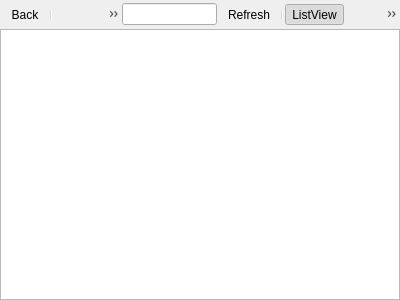
<?xml version="1.0" encoding="UTF-8"?>
<ui version="4.0">
 <class>ServerClientPane</class>
 <widget class="QWidget" name="ServerClientPane">
  <property name="geometry">
   <rect>
    <x>0</x>
    <y>0</y>
    <width>400</width>
    <height>300</height>
   </rect>
  </property>
  <property name="windowTitle">
   <string>Form</string>
  </property>
  <layout class="QVBoxLayout" name="verticalLayout">
   <property name="spacing">
    <number>0</number>
   </property>
   <property name="leftMargin">
    <number>0</number>
   </property>
   <property name="topMargin">
    <number>0</number>
   </property>
   <property name="rightMargin">
    <number>0</number>
   </property>
   <property name="bottomMargin">
    <number>0</number>
   </property>
   <item>
    <layout class="QHBoxLayout" name="horizontalLayout">
     <property name="spacing">
      <number>0</number>
     </property>
     <item>
      <widget class="QToolBar" name="toolBar0">
       <property name="windowTitle">
        <string>edit</string>
       </property>
       <property name="movable">
        <bool>false</bool>
       </property>
       <property name="iconSize">
        <size>
         <width>16</width>
         <height>16</height>
        </size>
       </property>
       <addaction name="actionBack"/>
       <addaction name="separator"/>
       <addaction name="actionNew_Folder"/>
      </widget>
     </item>
     <item>
      <widget class="QLineEdit" name="lineEdit">
       <property name="readOnly">
        <bool>true</bool>
       </property>
      </widget>
     </item>
     <item>
      <widget class="QToolBar" name="toolBar">
       <property name="windowTitle">
        <string>edit</string>
       </property>
       <property name="movable">
        <bool>false</bool>
       </property>
       <property name="iconSize">
        <size>
         <width>16</width>
         <height>16</height>
        </size>
       </property>
       <addaction name="actionRefresh"/>
       <addaction name="separator"/>
       <addaction name="actionListView"/>
       <addaction name="actionGridView"/>
      </widget>
     </item>
    </layout>
   </item>
   <item>
    <widget class="wProgressBar" name="widget" native="true"/>
   </item>
   <item>
    <widget class="QStackedWidget" name="stackedWidget">
     <widget class="QWidget" name="page">
      <layout class="QVBoxLayout" name="verticalLayout_2">
       <property name="spacing">
        <number>0</number>
       </property>
       <property name="leftMargin">
        <number>0</number>
       </property>
       <property name="topMargin">
        <number>0</number>
       </property>
       <property name="rightMargin">
        <number>0</number>
       </property>
       <property name="bottomMargin">
        <number>0</number>
       </property>
       <item>
        <widget class="ady::TreeView" name="treeView">
         <property name="acceptDrops">
          <bool>true</bool>
         </property>
         <property name="editTriggers">
          <set>QAbstractItemView::EditKeyPressed</set>
         </property>
         <property name="dragEnabled">
          <bool>true</bool>
         </property>
         <property name="dragDropMode">
          <enum>QAbstractItemView::DragDrop</enum>
         </property>
         <property name="selectionMode">
          <enum>QAbstractItemView::ExtendedSelection</enum>
         </property>
         <property name="rootIsDecorated">
          <bool>false</bool>
         </property>
         <property name="itemsExpandable">
          <bool>false</bool>
         </property>
         <property name="sortingEnabled">
          <bool>true</bool>
         </property>
        </widget>
       </item>
      </layout>
     </widget>
     <widget class="QWidget" name="page_2">
      <layout class="QVBoxLayout" name="verticalLayout_3">
       <property name="spacing">
        <number>0</number>
       </property>
       <property name="leftMargin">
        <number>0</number>
       </property>
       <property name="topMargin">
        <number>0</number>
       </property>
       <property name="rightMargin">
        <number>0</number>
       </property>
       <property name="bottomMargin">
        <number>0</number>
       </property>
       <item>
        <widget class="ady::GridView" name="listView">
         <property name="editTriggers">
          <set>QAbstractItemView::EditKeyPressed</set>
         </property>
         <property name="iconSize">
          <size>
           <width>96</width>
           <height>96</height>
          </size>
         </property>
         <property name="flow">
          <enum>QListView::LeftToRight</enum>
         </property>
         <property name="isWrapping" stdset="0">
          <bool>true</bool>
         </property>
         <property name="resizeMode">
          <enum>QListView::Fixed</enum>
         </property>
         <property name="layoutMode">
          <enum>QListView::Batched</enum>
         </property>
         <property name="spacing">
          <number>20</number>
         </property>
         <property name="gridSize">
          <size>
           <width>104</width>
           <height>120</height>
          </size>
         </property>
         <property name="viewMode">
          <enum>QListView::IconMode</enum>
         </property>
         <property name="batchSize">
          <number>50</number>
         </property>
        </widget>
       </item>
      </layout>
     </widget>
    </widget>
   </item>
  </layout>
  <action name="actionRefresh">
   <property name="icon">
    <iconset resource="../../r.qrc">
     <normaloff>:/Resource/icons/Refresh_16x.svg</normaloff>:/Resource/icons/Refresh_16x.svg</iconset>
   </property>
   <property name="text">
    <string>Refresh</string>
   </property>
  </action>
  <action name="actionBack">
   <property name="icon">
    <iconset resource="../../r.qrc">
     <normaloff>:/Resource/icons/Backwards_16x.svg</normaloff>:/Resource/icons/Backwards_16x.svg</iconset>
   </property>
   <property name="text">
    <string>Back</string>
   </property>
  </action>
  <action name="actionGridView">
   <property name="checkable">
    <bool>true</bool>
   </property>
   <property name="checked">
    <bool>false</bool>
   </property>
   <property name="icon">
    <iconset resource="../../r.qrc">
     <normaloff>:/Resource/icons/ShowGrid_16x.svg</normaloff>:/Resource/icons/ShowGrid_16x.svg</iconset>
   </property>
   <property name="text">
    <string>GridView</string>
   </property>
  </action>
  <action name="actionListView">
   <property name="checkable">
    <bool>true</bool>
   </property>
   <property name="checked">
    <bool>true</bool>
   </property>
   <property name="icon">
    <iconset resource="../../r.qrc">
     <normaloff>:/Resource/icons/ListView_16x.svg</normaloff>:/Resource/icons/ListView_16x.svg</iconset>
   </property>
   <property name="text">
    <string>ListView</string>
   </property>
  </action>
  <action name="actionDownload">
   <property name="icon">
    <iconset resource="../../r.qrc">
     <normaloff>:/Resource/icons/Download_16x.svg</normaloff>:/Resource/icons/Download_16x.svg</iconset>
   </property>
   <property name="text">
    <string>Download</string>
   </property>
  </action>
  <action name="actionRename">
   <property name="text">
    <string>Rename</string>
   </property>
  </action>
  <action name="actionPermissions">
   <property name="icon">
    <iconset resource="../../r.qrc">
     <normaloff>:/Resource/icons/PageLock_16x.svg</normaloff>:/Resource/icons/PageLock_16x.svg</iconset>
   </property>
   <property name="text">
    <string>Permissions</string>
   </property>
  </action>
  <action name="actionDelete">
   <property name="icon">
    <iconset resource="../../r.qrc">
     <normaloff>:/Resource/icons/Cancel_16x.svg</normaloff>:/Resource/icons/Cancel_16x.svg</iconset>
   </property>
   <property name="text">
    <string>Delete</string>
   </property>
  </action>
  <action name="actionNew_Folder">
   <property name="icon">
    <iconset resource="../../r.qrc">
     <normaloff>:/Resource/icons/NewFileCollection_16x.svg</normaloff>:/Resource/icons/NewFileCollection_16x.svg</iconset>
   </property>
   <property name="text">
    <string>New Folder</string>
   </property>
  </action>
 </widget>
 <customwidgets>
  <customwidget>
   <class>ady::TreeView</class>
   <extends>QTreeView</extends>
   <header>components/tree_view.h</header>
  </customwidget>
  <customwidget>
   <class>wProgressBar</class>
   <extends>QWidget</extends>
   <header location="global">w_progress_bar.h</header>
   <container>1</container>
  </customwidget>
  <customwidget>
   <class>ady::GridView</class>
   <extends>QListView</extends>
   <header>components/grid_view.h</header>
  </customwidget>
 </customwidgets>
 <resources>
  <include location="../../r.qrc"/>
 </resources>
 <connections/>
</ui>
